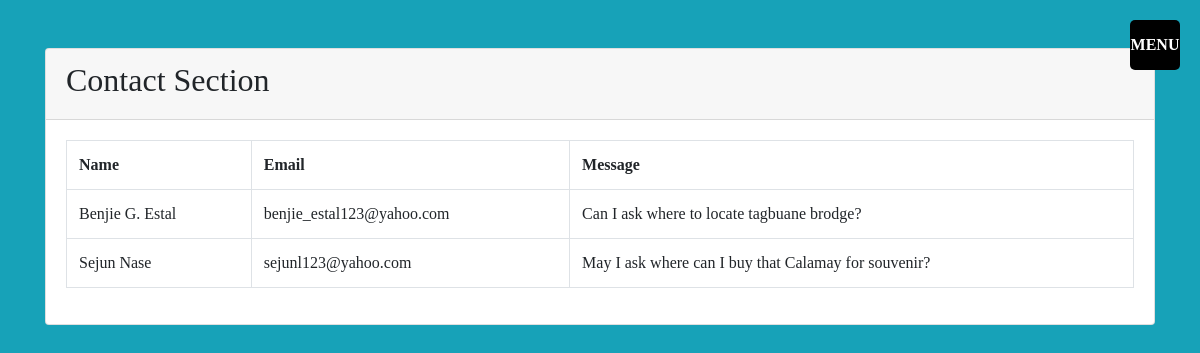
The page /index4.php (signed in) on the database its author committed.
### tables this page shows
CREATE TABLE IF NOT EXISTS `contact` (
  `id` int(20) NOT NULL AUTO_INCREMENT,
  `name` varchar(50) NOT NULL,
  `email` varchar(50) NOT NULL,
  `message` varchar(100) NOT NULL,
  PRIMARY KEY (`id`)
);

### process6.php (called while the page is built, shortened)
<?php
 	  $sql = 'SELECT * FROM contact';
  	 $result = mysql_query($sql);
?>

### index4.php (the view, shortened to what this page needs)
<?php
  include ('process6.php');
?>
<!doctype html>
<html lang="en">
  <head>
    <link rel="stylesheet" href="https://stackpath.bootstrapcdn.com/bootstrap/4.4.1/css/bootstrap.min.css">
     <link rel="stylesheet" type="text/css" href="css/bookingcalendar.css" />
  </head>
  <body class ="bg-info">
    <span class="icon"></span>
<div class = "container">
  <div class = "card mt-5">
    <div class = "card-header">
      <h2>Contact Section</h2>
  </div>
      <div class = "card-body">
        <table class ="table table-bordered">
          <tr>
               <th>Name</th>
               <th>Email</th>
               <th>Message</th>
          </tr>
           <?php
            while($rows=mysql_fetch_array($result)) { ?>
          <tr>
             <td><?php echo $rows['name']; ?></td>
              <td><?php echo $rows['email']; ?></td>
               <td><?php echo $rows['message']; ?></td>
          </tr>
       <?php } ?>
        </table>
   </div>
  </div>
</div>
  </body>
</html>

### css/bookingcalendar.css (style rules this page uses)
html { scroll-behavior: smooth; }
body { margin: 0; padding: 0; font-family: consolas; overflow-x: hidden; }
.icon { position: fixed; right: 20px; top: 20px; width: 50px; height: 50px; z-index: 100001; background: #000; pointer-events: none; border-radius: 5px; }
.icon:before { content: 'close'; position: absolute; top: 0; top: 0; left: 0; right: 0; bottom: 0; color: #fff; text-align: center; line-height: 50px; text-transform: uppercase; font-weight: 700; }
input[type="checkbox"]:checked ~ .icon:before { content: 'menu'; }

### rows shown on the page
contact: name "Benjie G. Estal", email "benjie_estal123@yahoo.com", message "Can I ask where to locate tagbuane brodge?"
contact: name "Sejun Nase", email "sejunl123@yahoo.com", message "May I ask where can I buy that Calamay for souvenir?"
